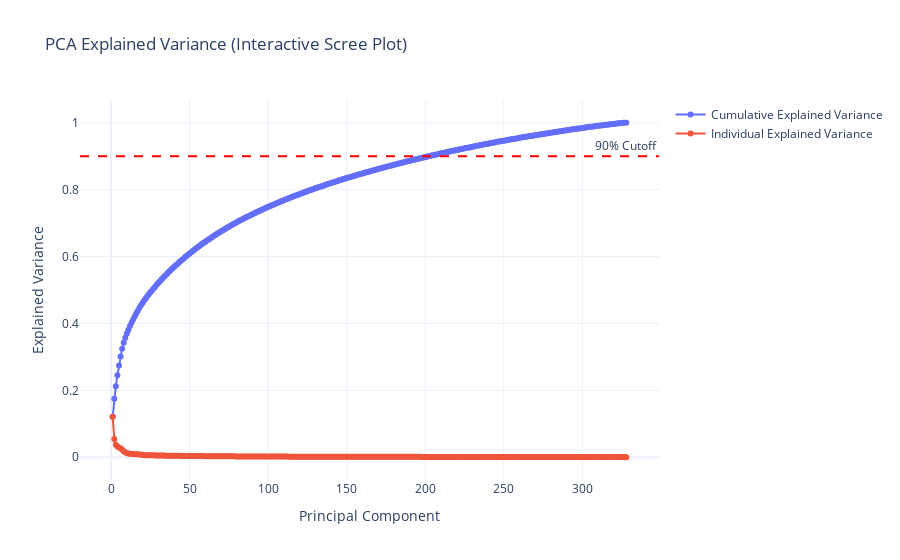

This figure's notebook cell:
### Code cell
import plotly.graph_objects as go
fig = go.Figure()
fig.add_trace(go.Scatter(
    x=list(range(1, len(explained_variance)+1)),
    y=cumulative_variance,
    mode='lines+markers',
    name='Cumulative Explained Variance'
))
fig.add_hline(y=0.9, line_dash="dash", line_color="red", annotation_text="90% Cutoff")
fig.add_trace(go.Scatter(
    x=list(range(1, len(explained_variance)+1)),
    y=explained_variance,
    mode='lines+markers',
    name='Individual Explained Variance'
))
fig.update_layout(
    title="PCA Explained Variance (Interactive Scree Plot)",
    xaxis_title="Principal Component",
    yaxis_title="Explained Variance",
    template="plotly_white"
)
fig.show()

### Figure 1 — Plotly figure (JSON) as saved in the notebook; plotly's stock layout.template omitted (floating-point values rounded to 4 significant figures; data arrays with more than 128 entries replaced by an {"elided": "..."} marker saying what was removed)
{"data": [{"mode": "lines+markers", "name": "Cumulative Explained Variance", "type": "scatter", "x": {"elided": "328 int values"}, "y": {"elided": "328 float values"}}, {"mode": "lines+markers", "name": "Individual Explained Variance", "type": "scatter", "x": {"elided": "328 int values"}, "y": {"elided": "328 float values"}}], "layout": {"annotations": [{"showarrow": false, "text": "90% Cutoff", "x": 1, "xanchor": "right", "xref": "x domain", "y": 0.9, "yanchor": "bottom", "yref": "y"}], "shapes": [{"line": {"color": "red", "dash": "dash"}, "type": "line", "x0": 0, "x1": 1, "xref": "x domain", "y0": 0.9, "y1": 0.9, "yref": "y"}], "title": {"text": "PCA Explained Variance (Interactive Scree Plot)"}, "xaxis": {"title": {"text": "Principal Component"}}, "yaxis": {"title": {"text": "Explained Variance"}}}}
